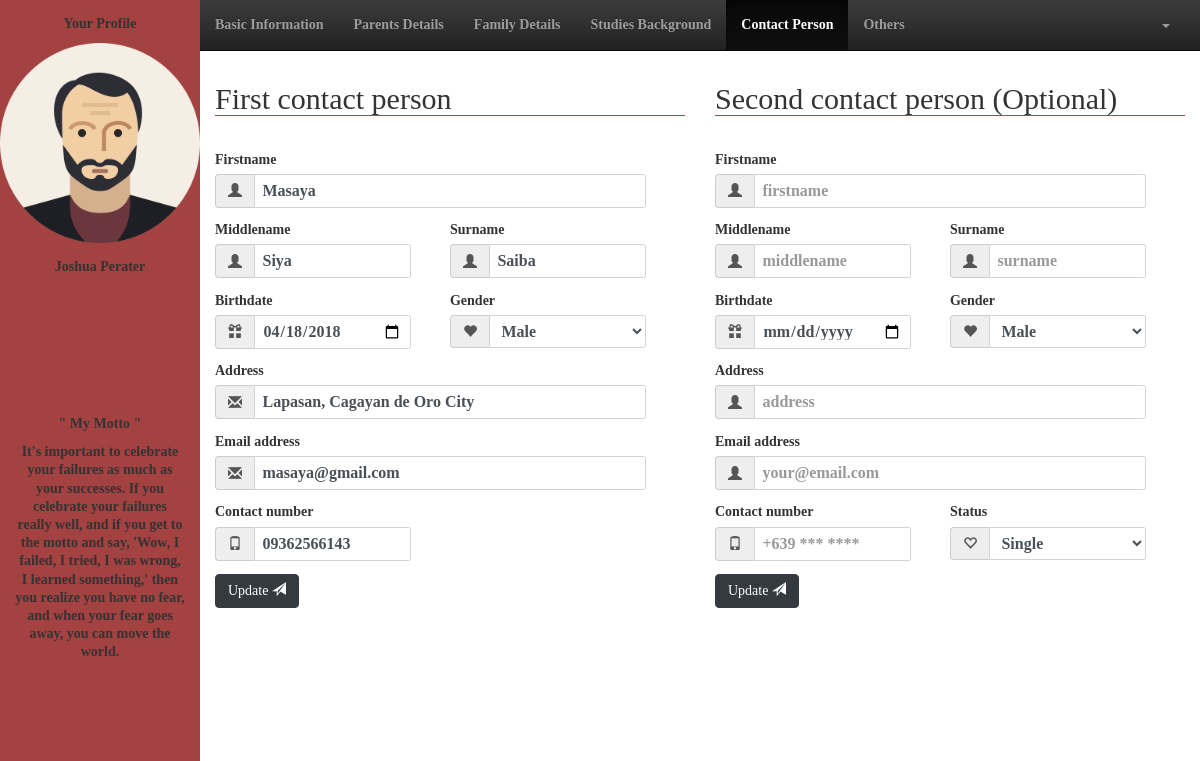
Page /user/contactperson.php?id=3 (signed in) on the committed database.
### tables this page shows
CREATE TABLE `staff` (
  `staff_id` bigint(20) NOT NULL,
  `fname` varchar(50) NOT NULL,
  `mname` varchar(50) DEFAULT NULL,
  `lname` varchar(50) NOT NULL,
  `birthdate` date NOT NULL,
  `cellnum` varchar(50) NOT NULL,
  `telnum` varchar(50) DEFAULT NULL,
  `email` varchar(50) NOT NULL,
  `status` varchar(50) NOT NULL,
  `gender` varchar(50) NOT NULL,
  `type` varchar(50) NOT NULL,
  `department` varchar(50) NOT NULL,
  `password` varchar(50) NOT NULL
);

CREATE TABLE `contact_person` (
  `staff_id` bigint(20) DEFAULT NULL,
  `fname` varchar(50) NOT NULL,
  `mname` varchar(50) NOT NULL,
  `lname` varchar(50) NOT NULL,
  `contactNum` varchar(50) NOT NULL,
  `address` varchar(50) NOT NULL,
  `gender` varchar(50) NOT NULL,
  `email` varchar(50) NOT NULL,
  `birthdate` date NOT NULL
);

### user/contactperson.php (the view, shortened to what this page needs)
<!DOCTYPE html>
	<html lang="en">
	<head>
		<link rel="stylesheet" href="css/bootstrap.css">
		<link rel="stylesheet" href="css/stylesheet.css">
		<link rel="stylesheet" href="css/bootstrap-theme.css">
	</head>
	<body>
		<div class="col-2">
			<div class="row-12 sidebar">
				<div class="row-6">
					<?php
						$space = " ";
						$id = $_GET['id'];
						include_once("action/session.php");
						$query = "SELECT * FROM staff WHERE staff_id = '$id'";
						$result = mysqli_query($connect,$query);
						if(mysqli_num_rows($result) > 0){
							while($row = mysqli_fetch_assoc($result)):
					?>
					<form action="">
						<div class="row-2 container text-center">
							<p>Your Profile</p>
						</div>
						<div class="row-7 text-center">
							<img src="img/avatar.png" alt="" style="width: 200px; height: 200px;">
						</div>
						<div class="row-3 container text-center">
							<p><?php echo $row['fname'].$space.$row['lname'] ?></p>
						</div>
					</form>
					<?php endwhile;} ?>
				</div>
				<div class="row-5 container text-center">
					<p>" My Motto "</p>
					<p>It's important to celebrate your failures as much as your successes. If you celebrate your failures really well, and if you get to the motto and say, 'Wow, I failed, I tried, I was wrong, I learned something,' then you realize you have no fear, and when your fear goes away, you can move the world.</p>
				</div>
			</div>
		</div>
		<div class="col-10">
			<div class="row-1">
				<nav class="navbar navbar-inverse navbar-static-top">
					<div class="collapse navbar-collapse navHeaderCollapse">
						<ul class="nav navbar-nav navbar-left">
							<li><a href="basicinfo.php<?php echo '?id='.$id.''?>">Basic Information</a></li>
							<li><a href="parentsdetails.php<?php echo '?id='.$id.''?>">Parents Details</a></li>
							<li><a href="familydetails.php<?php echo '?id='.$id.''?>">Family Details</a></li>
							<li><a href="studiesbg.php<?php echo '?id='.$id.''?>">Studies Background</a></li>
							<li class="active"><a href="contactperson.php<?php echo '?id='.$id.''?>">Contact Person</a></li>
							<li><a href="others.php<?php echo '?id='.$id.''?>">Others</a></li>
						</ul>
						<ul class="nav navbar-nav navbar-right" style="margin-right: 15px;">
							<li>
								<a href="" class="dropdown-toggle" data-toggle="dropdown"><b class="caret"></b></a>
							</li>
						</ul>
					</div>
				</nav>
			</div>
			<div class="row-10">
				<div class="col-6">
					<form class="row-12" action="action/update_familydetails.php<?php echo '?id='.$_GET['id'].''?>" method="post">
						<?php
							$id = $_GET['id'];
							include_once("action/session.php");
							$query = "SELECT * FROM contact_person WHERE staff_id = '$id'";
							$result = mysqli_query($connect,$query);
							if(mysqli_num_rows($result) > 0){
								while($row = mysqli_fetch_assoc($result)):
						?>
						<div class="container form-group">
							<legend><h2>First contact person</h2></legend>
						</div>
						<div class="container row-1 form-group" style="margin-bottom: 15px;">
							<div class=" col-11">
								<label for="">Firstname</label>
								<div class="input-group">
									<span class="input-group-addon"><i class="glyphicon glyphicon-user"></i></span>
									<input class="form-control" type="text" required placeholder="firstname" name="fname" value="<?php echo $row['fname'] ?>">
								</div>
							</div>
						</div>
						<div class="container row-1 form-group" style="margin-bottom: 15px;">
							<div class=" col-5">
								<label for="">Middlename</label>
								<div class="input-group">
									<span class="input-group-addon"><i class="glyphicon glyphicon-user"></i></span>
									<input class="form-control" type="text" required placeholder="middlename" name="mname" value="<?php echo $row['mname'] ?>">
								</div>
							</div>
							<div class="col-1"></div>
							<div class=" col-5">
								<label for="">Surname</label>
								<div class="input-group">
									<span class="input-group-addon"><i class="glyphicon glyphicon-user"></i></span>
									<input class="form-control" type="text" required placeholder="surname" name="sname" value="<?php echo $row['lname'] ?>">
								</div>
							</div>
						</div>
						<div class="container row-1 form-group" style="margin-bottom: 15px;">
							<div class="col-5">
								<label for="">Birthdate</label>
								<div class="input-group">
									<span class="input-group-addon"><i class="glyphicon glyphicon-gift"></i></span>
									<input class="form-control" type="date" required name="dob" value="<?php echo $row['birthdate'] ?>">
								</div>
							</div>
							<div class="col-1"></div>
							<div class="col-5">
								<label for="">Gender</label>
								<div class="input-group">
									<span class="input-group-addon"><i class="glyphicon glyphicon-heart"></i></span>
									<select class="form-control" required name="gender">
	                                    <option value="Male">Male</option>
	                                </select>
								</div>
							</div>
						</div>
						<div class="container row-1 form-group" style="margin-bottom: 15px;">
							<div class="col-11">
								<label for="">Address</label>
								<div class="input-group">
									<span class="input-group-addon"><i class="glyphicon glyphicon-envelope"></i></span>
									<input class="form-control" type="text" name="add" required placeholder="address" value="<?php echo $row['address'] ?>">
								</div>
							</div>
						</div>
						<div class="container row-1 form-group" style="margin-bottom: 15px;">
							<div class="col-11">
								<label for="">Email address</label>
								<div class="input-group">
									<span class="input-group-addon"><i class="glyphicon glyphicon-envelope"></i></span>
									<input class="form-control" type="email" required name="email" placeholder="your@email.com" value="<?php echo $row['email'] ?>">
								</div>
							</div>
						</div>
						<div class="container row-1 form-group" style="margin-bottom: 15px;">
							<div class="col-5">
								<label for="">Contact number</label>
								<div class="input-group">
									<span class="input-group-addon"><i class="glyphicon glyphicon-phone"></i></span>
									<input class="form-control" type="text" name="contnum" required placeholder="+639 *** ****" value="<?php echo $row['contactNum'] ?>">
								</div>
							</div>
						</div>
						<div class="container row-1 form-group" style="margin-bottom: 15px;">
							<button class="btn btn-dark" type="submit" name="contact_update" data-toggle="modal" data-target="#update">Update  <span class="glyphicon glyphicon-send"></span></button>
						</div>
						<?php endwhile;} ?>
					</form>
				</div>
				<div class="col-6">
					<div class="row-12">
						<div class="container form-group">
							<legend><h2>Second contact person (Optional)</h2></legend>
						</div>
						<div class="container row-1 form-group" style="margin-bottom: 15px;">
							<div class=" col-11">
								<label for="">Firstname</label>
								<div class="input-group">
									<span class="input-group-addon"><i class="glyphicon glyphicon-user"></i></span>
									<input class="form-control" type="text" required placeholder="firstname">
								</div>
							</div>
						</div>
						<div class="container row-1 form-group" style="margin-bottom: 15px;">
							<div class=" col-5">
								<label for="">Middlename</label>
								<div class="input-group">
									<span class="input-group-addon"><i class="glyphicon glyphicon-user"></i></span>
									<input class="form-control" type="text" required placeholder="middlename">
								</div>
							</div>
							<div class="col-1"></div>
							<div class=" col-5">
								<label for="">Surname</label>
								<div class="input-group">
									<span class="input-group-addon"><i class="glyphicon glyphicon-user"></i></span>
									<input class="form-control" type="text" required placeholder="surname">
								</div>
							</div>
						</div>
						<div class="container row-1 form-group" style="margin-bottom: 15px;">
							<div class="col-5">
								<label for="">Birthdate</label>
								<div class="input-group">
									<span class="input-group-addon"><i class="glyphicon glyphicon-gift"></i></span>
									<input class="form-control" type="date"  required>
								</div>
							</div>
							<div class="col-1"></div>
							<div class="col-5">
								<label for="">Gender</label>
								<div class="input-group">
									<span class="input-group-addon"><i class="glyphicon glyphicon-heart"></i></span>
									<select class="form-control" required>
	                                    <option value="">Male</option>
	                                </select>
								</div>
							</div>
						</div>
						<div class="container row-1 form-group" style="margin-bottom: 15px;">
							<div class="col-11">
								<label for="">Address</label>
								<div class="input-group">
									<span class="input-group-addon"><i class="glyphicon glyphicon-user"></i></span>
									<input class="form-control" type="text" required placeholder="address">
								</div>
							</div>
						</div>
						<div class="container row-1 form-group" style="margin-bottom: 15px;">
							<div class="col-11">
								<label for="">Email address</label>
								<div class="input-group">
									<span class="input-group-addon"><i class="glyphicon glyphicon-user"></i></span>
									<input class="form-control" type="email" required placeholder="your@email.com">
								</div>
							</div>
						</div>
						<div class="container row-1 form-group" style="margin-bottom: 15px;">
							<div class="col-5">
								<label for="">Contact number</label>
								<div class="input-group">
									<span class="input-group-addon"><i class="glyphicon glyphicon-phone"></i></span>
									<input class="form-control" type="text" required placeholder="+639 *** ****">
								</div>
							</div>
							<div class="col-1"></div>
							<div class="col-5">
								<label for="">Status</label>
								<div class="input-group">
									<span class="input-group-addon"><i class="glyphicon glyphicon-heart-empty"></i></span>
									<select class="form-control">
	                                    <option value="">Single</option>
	                                </select>
								</div>
							</div>
						</div>
						<div class="container row-1 form-group" style="margin-bottom: 15px;">
							<button class="btn btn-dark" type="button" data-toggle="modal" data-target="#update">Update  <span class="glyphicon glyphicon-send"></span></button>
						</div>
					</div>
				</div>
			</div>
		</div>
	</body>
</html>

### user/css/stylesheet.css (style rules this page uses)
.col-1 { width: 8.3333%;height: 100%; }
.col-2 { width: 16.6666%;height: 100%; }
.col-5 { width: 41.6666%;height: 100%; }
.col-6 { width: 50%;height: 100%; }
.col-10 { width: 83.3333%;height: 100%; }
.col-11 { width: 91.6666%;height: 100%; }
.row-1 { height: 8.3333%;width: 100%; }
.row-2 { height: 16.6666%;width: 100%; }
.row-3 { height: 25%;width: 100%; }
.row-5 { height: 41.6666%;width: 100%; }
.row-6 { height: 50%;width: 100%; }
.row-7 { height: 58.3333%;width: 100%; }
.row-10 { height: 83.3333%;width: 100%; }
.row-12 { height: 100%;width: 100%; }
.row-1, .row-2, .row-3, .row-4, .row-5, .row-6, .row-7, .row-8, .row-9, .row-10, .row-11, .row-12 { position: relative; float: left; }
.col-1, .col-2, .col-3, .col-4, .col-5, .col-6, .col-7, .col-8, .col-9, .col-10, .col-11, .col-12 { position: relative; float: left; }
html,body { height: 100% !important; width: 100% !important; font-family: masaya; font-weight: bold; }
* { padding: 0; margin: 0; text-decoration: none; list-style: none; line-height: 1.3; }
h1,h2,h3,h4,h5,h6 { padding: 0 !important; margin: 0 !important; }
a { color: inherit; text-decoration: none; list-style-type: none; }
label { display: inline-block; margin-bottom: .5rem; }
.text-center { text-align: center; }
.btn-dark { color: #fff; background-color: #343a40; border-color: #343a40; }
.sidebar { background-color: #a44141; }

### rows in the picture
staff: fname "Joshua", lname "Perater"
contact_person: fname "Masaya", mname "Siya", sname "Saiba", dob "04/18/2018", add "Lapasan, Cagayan de Oro City", email "masaya@gmail.com", contnum "09362566143"
